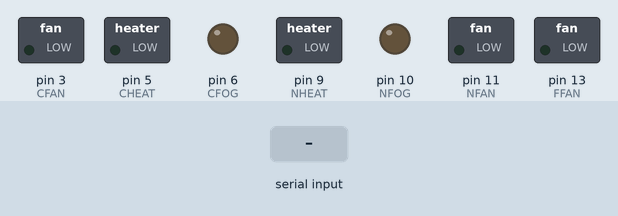
This sketch was run on a simulated Arduino Uno, built with avr-gcc and run on an emulated ATmega328P. On the bench: switched loads named in the sketch (green lamp = pin HIGH), output pins drawn as LEDs (lit = HIGH). Dashed ring = blinking. Inputs (shaded band) come from the test bench.

Above: at 1.2 s.
1.3 s: "CFAN-1\n" received over Serial
At 2.4 s:
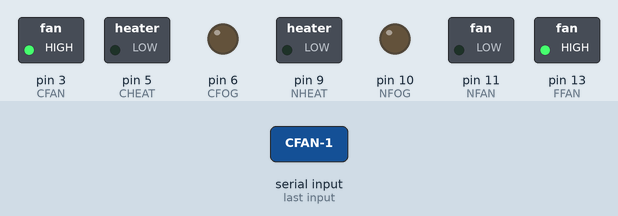
4.3 s: "CHEAT-1\n" received over Serial
At 5.4 s:
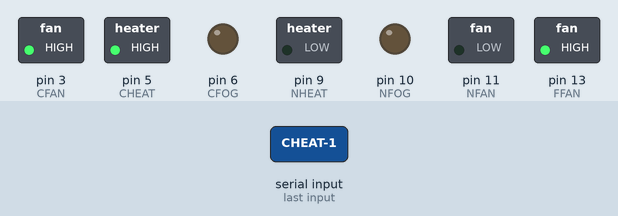
7.3 s: "CFAN-2\n" received over Serial
At 8.45 s:
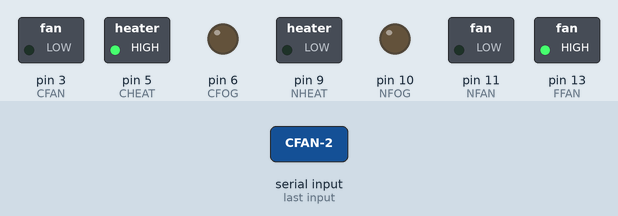
10.3 s: "CFAN-0\n" received over Serial
At 11.9 s:
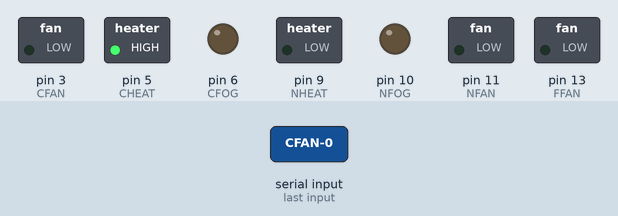
12.8 s: "CFAN-3\n" received over Serial
At 15.4 s:
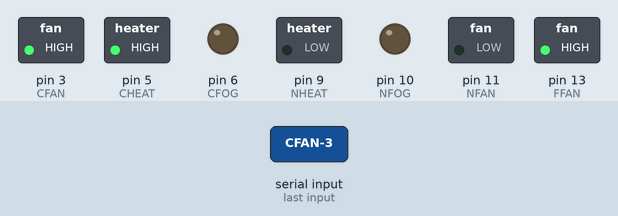
15.8 s: "CHEAT-2\n" received over Serial
At 17.56 s:
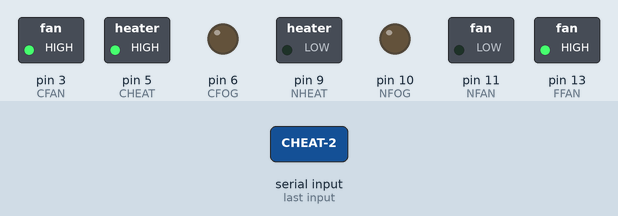
Timing chart, 0 to 19.8 s (numbered marks = the images above; inputs shaded):
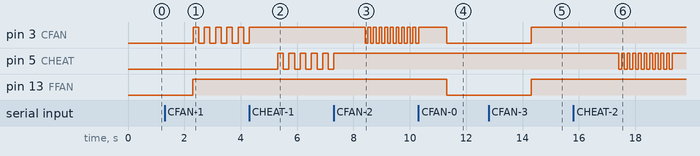

Measured:
- after the input at 1.3 s, pin 3 (CFAN): alternates HIGH for 0.20 s and LOW for 0.20 s, starting after 1.0 s; pin 13 (FFAN): LOW → HIGH after 1.0 s
- after the input at 4.3 s, pin 5 (CHEAT): alternates HIGH for 0.20 s and LOW for 0.20 s, starting after 1.0 s
- after the input at 7.3 s, pin 3 (CFAN): alternates HIGH for 0.10 s and LOW for 0.10 s, starting after 1.1 s
- after the input at 10.3 s, pin 13 (FFAN): HIGH → LOW after 1.0 s
- after the input at 12.8 s, pin 3 (CFAN), pin 13 (FFAN): LOW → HIGH after 1.5 s
- after the input at 15.8 s, pin 5 (CHEAT): alternates HIGH for 0.10 s and LOW for 0.10 s, 20 changes in all, then stays HIGH, starting after 1.6 s

The sketch:

pigsty_arduino.ino
```cpp
// led 및 환기팬이 아두이노의 몇 번에 연결되어 있는지 정의
int CHEAT = 5; //발열장치
int CFOG = 6; //안개분무
int CFAN = 3; //환기팬
int NHEAT = 9; //발열장치
int NFOG = 10; //안개분무
int NFAN =11; //환기팬

int FFAN = 13; //진짜 환기팬

// 사용할 함수들을 선언
// 모두 코드를 통해 아두이노(환기팬,led)로 보낼 것이므로 OUTPUT
void setup() {
  // put your setup code here, to run once:
  Serial.begin(9600);
  pinMode(CHEAT, OUTPUT);
  pinMode(CFAN, OUTPUT);
  pinMode(CFOG, OUTPUT);
  pinMode(NHEAT, OUTPUT);
  pinMode(NFAN, OUTPUT);
  pinMode(NFOG, OUTPUT);

  pinMode(FFAN, OUTPUT);
}

// LED 깜빡임 제어 - 천천히 깜빡임
void flick_slow(int pin) {
  // i++  == i = i + 1
  for (int i = 0; i < 3; i++) {
    digitalWrite(pin, HIGH);
    delay(600);
    digitalWrite(pin, LOW);
    delay(600);
  }
  digitalWrite(pin, HIGH);
}

// LED 깜빡임 제어 - 빠르게 깜빡임
void flick_fast(int pin) {
  // i++  == i = i + 1
  for (int i = 0; i < 3; i++) {
    digitalWrite(pin, HIGH);
    delay(300);
    digitalWrite(pin, LOW);
    delay(300);
  }
  digitalWrite(pin, HIGH);
}

// 각 LED의 깜빡임이 동시에 진행될 수 있도록 함수 정의
void flick_sensors(int* slow_pin, int* fast_pin) {
  int total_flick = 5;
  for (int i = 0; i < total_flick*2; i++) {
    if (i % 2 == 0) {
      for (int j = 0; j < 3; j++) {
          if (slow_pin[j] >= 0) {
            digitalWrite(slow_pin[j], HIGH);
          }
      }
    } else {
      for (int j = 0; j < 3; j++) {
          if (slow_pin[j] >= 0) {
            digitalWrite(slow_pin[j], LOW);
          }
      }
    }
    if (i < total_flick * 2) {
      for (int j = 0; j < 3; j++) {
        if (fast_pin[j] >= 0) {
          digitalWrite(fast_pin[j], HIGH);
        }
      }
    }
    delay(100);
    if (i < total_flick*2) {
      for (int j = 0; j < 3; j++) {
        if (fast_pin[j] >= 0) {
          digitalWrite(fast_pin[j], LOW);
        }
      }
    }
    delay(100);
    if (i >= total_flick*2) {
      delay(300);
    }
    if (i == total_flick*2) {
      for (int j = 0; j < 3; j++) {
        digitalWrite(fast_pin[j], HIGH);
      }
    }
  }
  for (int j = 0; j < 3; j++) {
    if (fast_pin[j] >= 0) {
      digitalWrite(fast_pin[j], HIGH);
    }
    if (slow_pin[j] >= 0) {
      digitalWrite(slow_pin[j], HIGH);
    }
  }
}

// python에서 보낸 신호에 맞게 작동할 수 있는 함수 정의
void loop() {
  if (Serial.available() > 0) {
    String strRead = Serial.readStringUntil("\n");
    int slow_pin[3] = {-1, -1, -1};
    int fast_pin[3] = {-1, -1, -1};
    // 환경제어
    // 환경제어_환기팬
    if (strRead.indexOf("CFAN-1") >= 0) {
      // digitalWrite(CFAN, HIGH);
      // delay(600);
      // digitalWrite(CFAN, LOW);
      // delay(600);
      // flick_slow(CFAN);
      slow_pin[0] = CFAN;
      digitalWrite(FFAN, HIGH);
    } else if (strRead.indexOf("CFAN-2") >= 0) {
      digitalWrite(CFAN, HIGH);
      // delay(300);
      // flick_fast(CFAN);
      fast_pin[0] = CFAN;
      digitalWrite(FFAN, HIGH);
    } else if (strRead.indexOf("CFAN-3") >= 0) {
      digitalWrite(CFAN, HIGH);
      digitalWrite(FFAN, HIGH);
    } else if (strRead.indexOf("CFAN-0") >= 0) {
      digitalWrite(CFAN, LOW);
      digitalWrite(FFAN, LOW);
    }
    // } else if (strRead.indexOf("FAN-6") >= 0) {
    //   digitalWrite(CFAN, 0);
    // } else if (strRead.indexOf("FAN-5") >= 0) {
    //   digitalWrite(CFAN, 0);
    // } else if (strRead.indexOf("FAN-4") >= 0) {
    //   digitalWrite(CFAN, 0);
    // }
    // 환경제어_발열장치등
    if (strRead.indexOf("CHEAT-1") >= 0) {
      digitalWrite(CHEAT, HIGH);
      // delay(600);
      // flick_slow(CHEAT);
      slow_pin[1] = CHEAT;
    } else if (strRead.indexOf("CHEAT-2") >= 0) {
      digitalWrite(CHEAT, HIGH);
      // flick_fast(CHEAT);
      fast_pin[1] = CHEAT;
    } else if (strRead.indexOf("CHEAT-3") >= 0) {
      digitalWrite(CHEAT, HIGH);
    } else if (strRead.indexOf("CHEAT-0") >= 0) {
      digitalWrite(CHEAT, LOW);
    }
    // 환경제어_안개분무등
    if (strRead.indexOf("CFOG-1") >= 0) {
      digitalWrite(CFOG, HIGH);
    } else if (strRead.indexOf("FOG-0") >= 0) {
      digitalWrite(CFOG, LOW);
    }

    // 미설치
    // 환경제어_환기팬
    if (strRead.indexOf("NFAN-1") >= 0) {
      digitalWrite(NFAN, HIGH);
      // delay(600);
      slow_pin[2] = NFAN;
    } else if (strRead.indexOf("NFAN-2") >= 0) {
      digitalWrite(NFAN, HIGH);
      // delay(300);
      fast_pin[2] = NFAN;
    } else if (strRead.indexOf("NFAN-3") >= 0) {
      digitalWrite(NFAN, HIGH);
    } else if (strRead.indexOf("NFAN-0") >= 0) {
      digitalWrite(NFAN, 0);
    }
    // } else if (strRead.indexOf("FAN-6") >= 0) {
    //   digitalWrite(CFAN, 0);
    // } else if (strRead.indexOf("FAN-5") >= 0) {
    //   digitalWrite(CFAN, 0);
    // } else if (strRead.indexOf("FAN-4") >= 0) {
    //   digitalWrite(CFAN, 0);
    // }
    // 환경제어_발열장치등
    if (strRead.indexOf("NHEAT-1") >= 0) {
      digitalWrite(NHEAT, HIGH);
      // delay(600);
      slow_pin[3] = NHEAT;
    } else if (strRead.indexOf("NHEAT-2") >= 0) {
      digitalWrite(NHEAT, HIGH);
      // delay(300);
      fast_pin[3] = NHEAT;
    } else if (strRead.indexOf("NHEAT-3") >= 0) {
      digitalWrite(NHEAT, HIGH);
    } else if (strRead.indexOf("NHEAT-0") >= 0) {
      digitalWrite(NHEAT, LOW);
    }
    // 환경제어_안개분무등
    if (strRead.indexOf("NFOG-1") >= 0) {
      digitalWrite(NFOG, HIGH);
    } else if (strRead.indexOf("NFOG-0") >= 0) {
      digitalWrite(NFOG, LOW);
    }
    flick_sensors(slow_pin, fast_pin);
  }
}

// void loop() {
//   // put your main code here, to run repeatedly:
//   if (Serial.available() > 0) {
//     String strRead = Serial.readStringUntil("\n"); // a\nb\nc\n  => a\n , b\n, c\n
//     Serial.print(strRead);
//     if (strRead.indexOf("a") >= 0) {
//       digitalWrite(RED, HIGH);
//     }
//     if (strRead.indexOf("b") >= 0) {
//       digitalWrite(BLUE, HIGH);
//     }
//     if (strRead.indexOf("c") >= 0) {
//       digitalWrite(GREEN, HIGH);
//     }
//       // Serial.print(strRead);
//       delay(1000);
//       // digitalWrite(RED, LOW);
//       // delay(1000);
//       // digitalWrite(RED, HIGH);
//       // delay(500);
//       // digitalWrite(RED, LOW);
//       // delay(500);
//       // digitalWrite(GREEN, HIGH);
//       // delay(1000);
//       // digitalWrite(GREEN, LOW);
//       // delay(1000);
//       // digitalWrite(BLUE, HIGH);
//       // delay(1000);
//       // digitalWrite(BLUE, LOW);
//       // delay(1000);
//   }
//   digitalWrite(RED, LOW);
//   digitalWrite(GREEN, LOW);
//   digitalWrite(BLUE, LOW);
// }
```
